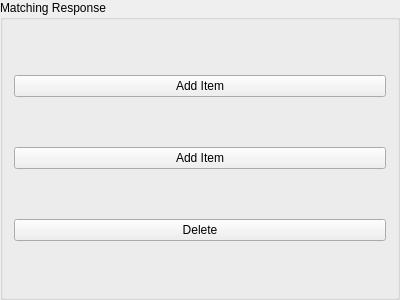
<?xml version="1.0" encoding="UTF-8"?>
<ui version="4.0">
 <class>wally::qtfront::question_view_sub::MatchingRespMimic</class>
 <widget class="QGroupBox" name="wally::qtfront::question_view_sub::MatchingRespMimic">
  <property name="geometry">
   <rect>
    <x>0</x>
    <y>0</y>
    <width>400</width>
    <height>300</height>
   </rect>
  </property>
  <property name="windowTitle">
   <string>GroupBox</string>
  </property>
  <property name="title">
   <string>Matching Response</string>
  </property>
  <layout class="QVBoxLayout" name="verticalLayout_3">
   <item>
    <layout class="QVBoxLayout" name="verticalLayout">
     <item>
      <layout class="QVBoxLayout" name="layout_firstGroupItems"/>
     </item>
     <item>
      <widget class="QPushButton" name="btn_addFirstGroupItem">
       <property name="text">
        <string>Add Item</string>
       </property>
      </widget>
     </item>
    </layout>
   </item>
   <item>
    <layout class="QVBoxLayout" name="verticalLayout_2">
     <item>
      <layout class="QVBoxLayout" name="layout_secondGroupItems"/>
     </item>
     <item>
      <widget class="QPushButton" name="btn_addSecondGroupItem">
       <property name="text">
        <string>Add Item</string>
       </property>
      </widget>
     </item>
    </layout>
   </item>
   <item>
    <widget class="QPushButton" name="btn_delete">
     <property name="text">
      <string>Delete</string>
     </property>
    </widget>
   </item>
  </layout>
 </widget>
 <resources/>
 <connections/>
</ui>
